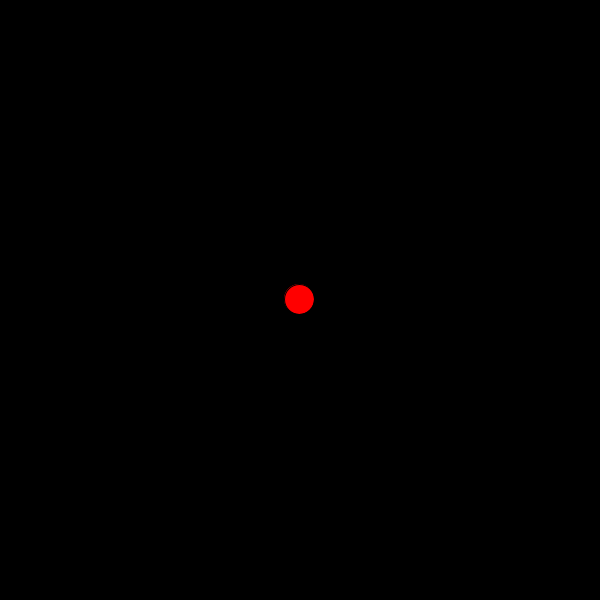
Frame 1 (no input)
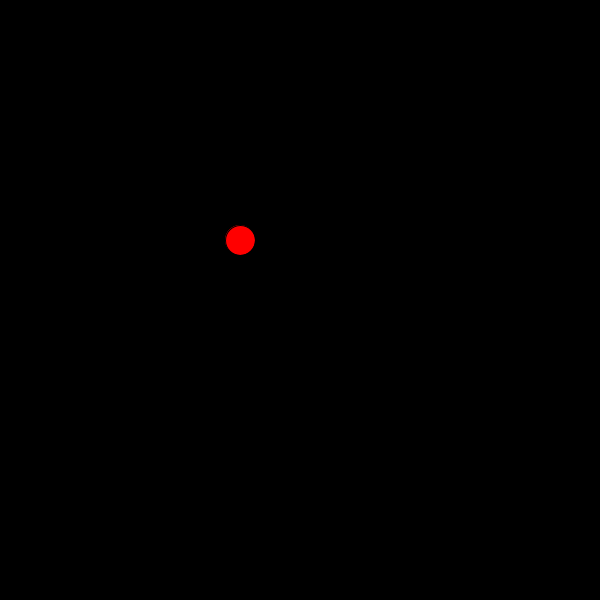
Frame 60 (the mouse pressed at the canvas centre just before this capture)
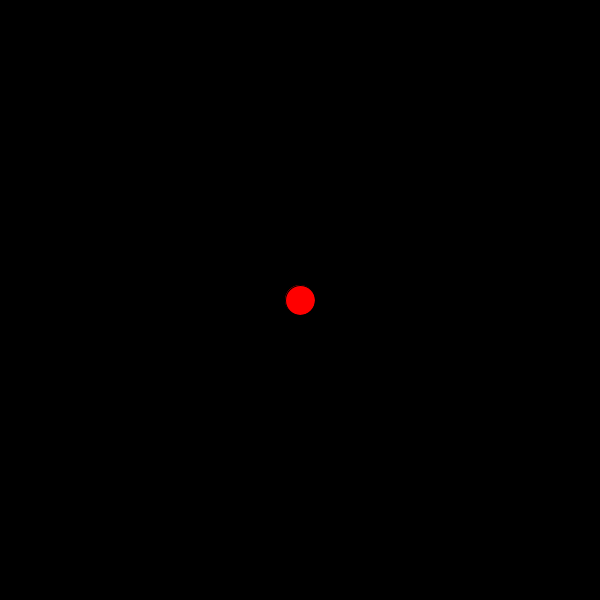
Frame 120 (the mouse held since frame 60 and released just before this capture)

The Processing sketch that drew these frames (run headless with seeded random() and noise(); from frame 60 on, the mouse is pressed at the canvas centre):

// Processing sketch: Persigue_al_cursor
// ── Persigue_al_cursor.pde
private PVector pos, dir, obj;
private float vel = 1;

void setup() {
  size(600, 600);
  ellipseMode(CENTER);

  pos = new PVector(300, 300);
  dir = new PVector(0, 0);
}

void draw() {
  background(0);

  //Establecer objetivo
  obj = new PVector(mouseX, mouseY);

  //Establecer dirección
  if (pos.x < obj.x) dir.x = 1;
  if (pos.x > obj.x) dir.x = -1;
  if (pos.y < obj.y) dir.y = 1;
  if (pos.y > obj.y) dir.y = -1;

  //Movimiento cursor
  pos.add(dir.mult(vel).copy()); 

  //Pintar la ellipse
  fill(255, 0, 0);
  ellipse(pos.x, pos.y, 30, 30);
}
